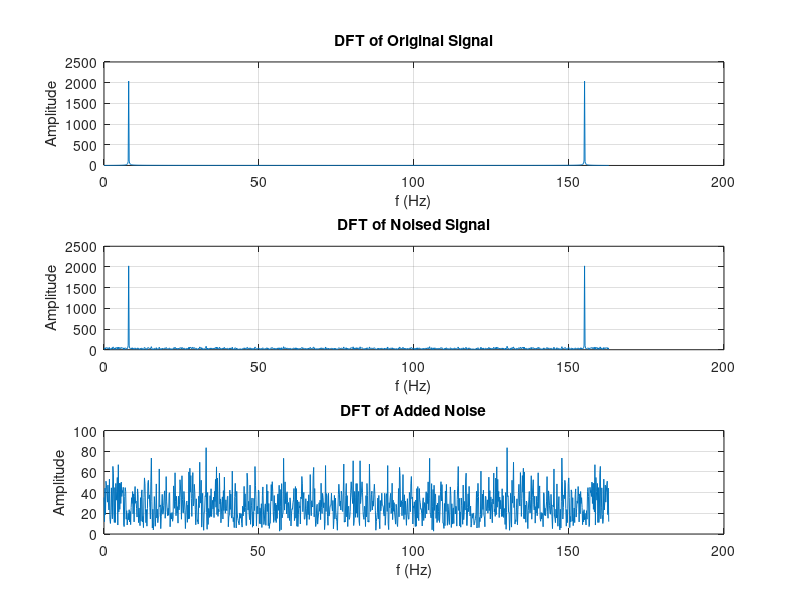

Recreate this plot in MATLAB. (Note: this script raises an error after producing the figure.)
clear, close all
f = 100;
fs = 1024;
t = linspace(0, 0.5, fs);
x = 4 * sin(2 * pi * f * t);

noise = randn(1, fs);

x_noised = x + noise;

X = fft(x);
X_noised = fft(x_noised);
Noise = fft(noise);

Amp_X = abs(X);
Amp_X_noised = abs(X_noised);
Amp_Noise = abs(Noise);

freq = (0:fs-1) * (fs / (2 * pi * fs));

figure;

subplot(3, 1, 1);
plot(freq, Amp_X);
title('DFT of Original Signal');
xlabel('f (Hz)');
ylabel('Amplitude');
grid on;

subplot(3, 1, 2);
plot(freq, Amp_X_noised);
title('DFT of Noised Signal');
xlabel('f (Hz)');
ylabel('Amplitude');
grid on;

subplot(3, 1, 3);
plot(freq, Amp_Noise);
title('DFT of Added Noise');
xlabel('f (Hz)');
ylabel('Amplitude');
grid on;

sgtitle('DFT');
